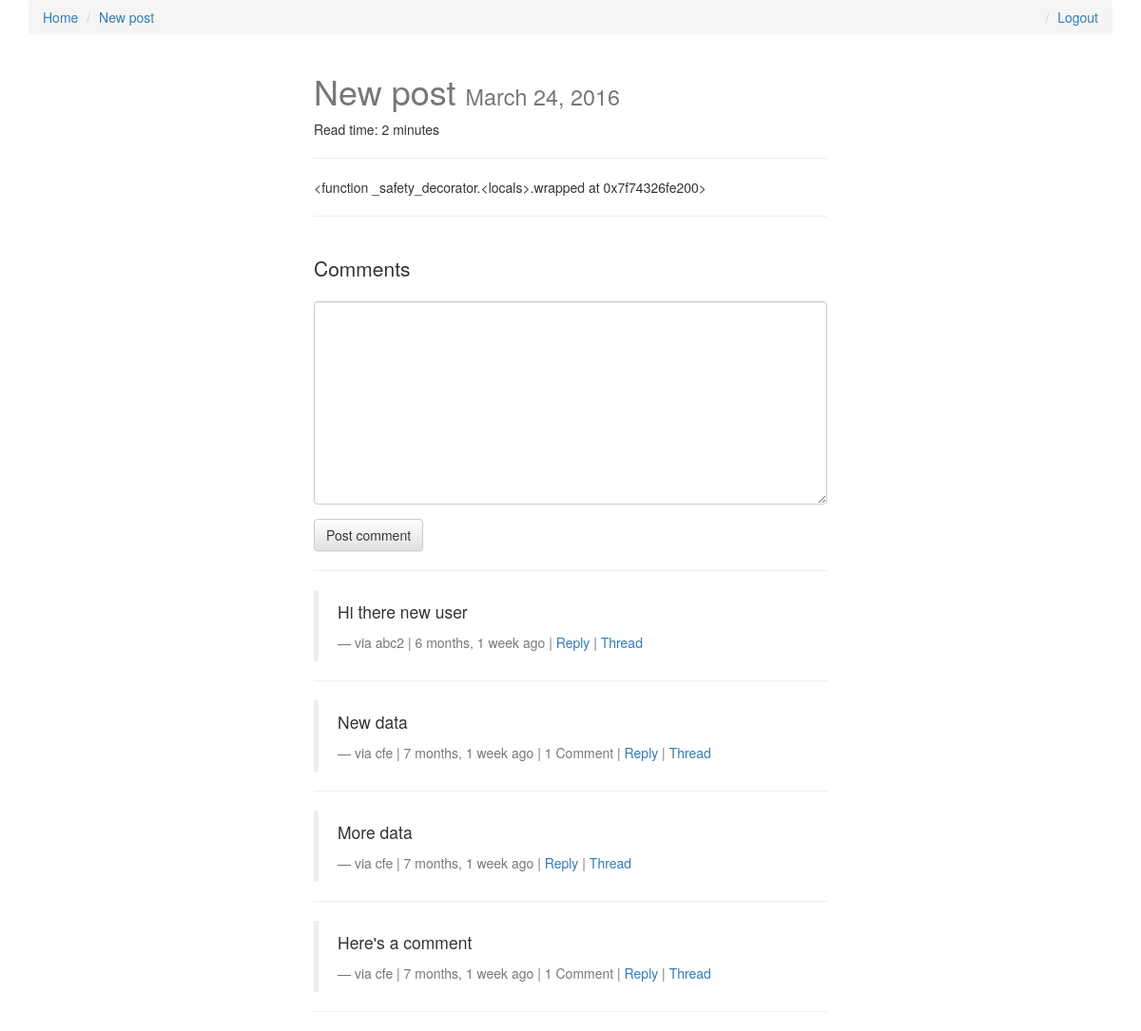
/new-slug/ (signed in), run on the app's committed database.
### posts/models.py (models this page shows, shortened)
class Post(models.Model):
    user = models.ForeignKey(settings.AUTH_USER_MODEL, default=1)
    title = models.CharField(max_length=120)
    slug = models.SlugField(unique=True)
    image = models.ImageField(upload_to=upload_location,
            null=True,
            blank=True,
            width_field="width_field",
            height_field="height_field")
    height_field = models.IntegerField(default=0)
    width_field = models.IntegerField(default=0)
    content = models.TextField()
    draft = models.BooleanField(default=False)
    publish = models.DateField(auto_now=False, auto_now_add=False)
    read_time =  models.IntegerField(default=0) # models.TimeField(null=True, blank=True) #assume minutes
    updated = models.DateTimeField(auto_now=True, auto_now_add=False)
    timestamp = models.DateTimeField(auto_now=False, auto_now_add=True)
    objects = PostManager()
    def get_absolute_url(self):
        return reverse("posts:detail", kwargs={"slug": self.slug})
    class Meta:
        ordering = ["-timestamp", "-updated"]
    def get_markdown(self):
        content = self.content
        markdown_text = markdown(content)
        return mark_safe(markdown_text)
    @property
    def comments(self):
        instance = self
        qs = Comment.objects.filter_by_instance(instance)
        return qs
    @property
    def get_content_type(self):
        instance = self
        content_type = ContentType.objects.get_for_model(instance.__class__)
        return content_type

### comments/models.py (models this page shows, shortened)
class Comment(models.Model):
    user        = models.ForeignKey(settings.AUTH_USER_MODEL, default=1)
    content_type = models.ForeignKey(ContentType, on_delete=models.CASCADE)
    object_id = models.PositiveIntegerField()
    content_object = GenericForeignKey('content_type', 'object_id')
    parent      = models.ForeignKey("self", null=True, blank=True)
    content     = models.TextField()
    timestamp   = models.DateTimeField(auto_now_add=True)
    objects = CommentManager()
    class Meta:
        ordering = ['-timestamp']
    def get_absolute_url(self):
        return reverse("comments:thread", kwargs={"id": self.id})
    def children(self): #replies
        return Comment.objects.filter(parent=self)

### posts/views.py (the view, shortened to what this page needs)
# urls.py: url(r'^(?P<slug>[\w-]+)/$', post_detail, name='detail'),
def post_detail(request, slug=None):
	instance = get_object_or_404(Post, slug=slug)
	if instance.publish > timezone.now().date() or instance.draft:
		if not request.user.is_staff or not request.user.is_superuser:
			raise Http404
	share_string = quote_plus(instance.content)
	initial_data = {
			"content_type": instance.get_content_type,
			"object_id": instance.id
	}
	form = CommentForm(request.POST or None, initial=initial_data)
	comments = instance.comments
	context = {
		"title": instance.title,
		"instance": instance,
		"share_string": share_string,
		"comments": comments,
		"comment_form":form,
	}
	return render(request, "post_detail.html", context)

### comments/forms.py
class CommentForm(forms.Form):
    content_type = forms.CharField(widget=forms.HiddenInput)
    object_id = forms.IntegerField(widget=forms.HiddenInput)
    content = forms.CharField(label='', widget=forms.Textarea)

### comments/models.py (called while the page is built)
    def filter_by_instance(self, instance):
        content_type = ContentType.objects.get_for_model(instance.__class__)
        obj_id = instance.id
        qs = super(CommentManager, self).filter(content_type=content_type, object_id= obj_id).filter(parent=None)
        return qs

### posts/templatetags/urlify.py (called while the page is built)
@register.filter
def urlify(value):
    return quote_plus(value)

### templates/post_detail.html (shortened to what this page needs)
{% extends "base.html" %}
{% load urlify %}
{% load crispy_forms_tags %}
 {% block post_detail_link %}
  <li><a href='{{ instance.get_absolute_url }}'>{{ instance.title }}</a></li>
  {% endblock %}
{% block content %}
<div class='col-sm-6 col-sm-offset-3'>
<h1>{{ title }} <small>{% if instance.draft %}<span style='color:red;'>Draft</span> {% endif %}{{ instance.publish }}</small></h1>
<p>Read time: {% if instance.read_time <= 1 %} < 1 Minute {% else %}{{ instance.read_time }} minutes {% endif %}</p>
<p><div class="fb-like" data-href="{{ request.build_absolute_uri }}" data-layout="button_count" data-action="like" data-show-faces="true" data-share="true"></div>
<hr/>
</p>
<div class='row'>
<div class='col-sm-12 '>
   <div class='post-detail-item'>{{ instance.get_markdown }}</div>
    <hr/>
    <br/>
    <div>
        <p class='lead'>Comments</p>
        {% if request.user.is_authenticated %}
        <form method="POST" action="."> {% csrf_token %}
            {{ comment_form|crispy }}
            <input type='submit' value='Post comment' class='btn btn-default'>
        </form>
        {% else %}
        <p>You must login to comment </p>
        {% endif %}
        <hr/>
        {% for comment in comments %}
        <blockquote>
          <p>{{ comment.content }}</p>
          <footer>via {{ comment.user }} | {{ comment.timestamp|timesince }} ago | {% if comment.children.count > 0 %}{{ comment.children.count }} Comment{% if comment.children.count > 1 %}s{% endif %} | {% endif %} <a class='comment-reply-btn' href='#'>Reply</a> | <a class='' href='{{ comment.get_absolute_url }}'>Thread</a></footer>
        </blockquote>
        <hr/>
        {% endfor %}
    </div>
</div>
</div>
</div>
{% endblock content %}

### static/css/base.css (style rules this page uses)
h1 { color: #777777; }

### data on the page
Post: title "New post", publish "March 24, 2016", read_time "2", get_markdown "<function _safety_decorator.<locals>.wrapped at 0x7f74326fe200>"
Comment: content "Hi there new user", user "abc2", timestamp "6 months, 1 week"
Comment: content "New data", user "cfe", timestamp "7 months, 1 week", children.count "1"
Comment: content "More data", user "cfe", timestamp "7 months, 1 week"
Comment: content "Here's a comment", user "cfe", timestamp "7 months, 1 week", children.count "1"
